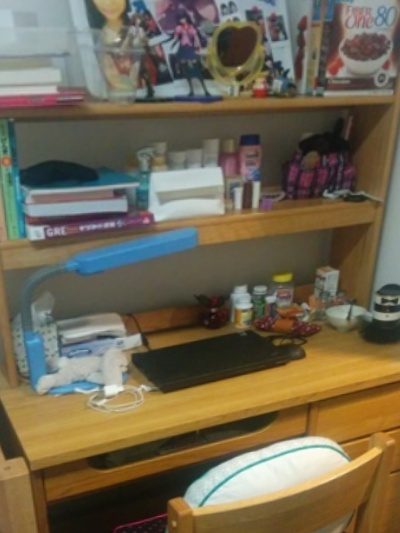
//> input picture Second.jpg, 400 x 533 px
$ ./main First.jpg Second.jpg   (built with g++ and OpenCV 4)
//> lines starting //> are read from the running program, lines starting //| are printed output that depends on the picture
#include <stdio.h>
#include <iostream>

#include <opencv2/core/core.hpp>
#include <opencv2/features2d/features2d.hpp>
#include <opencv2/highgui/highgui.hpp>
#include <opencv2/nonfree/nonfree.hpp>
#include <opencv2/calib3d/calib3d.hpp>
#include <opencv2/imgproc/imgproc.hpp>

using namespace cv;

void readme();

/** @function main */
int main( int argc, char** argv )
{
 if( argc != 3 )
 { readme(); return -1; }

// Load the images
 Mat image1= imread( argv[2] );
//> image1 is the input picture: 533 rows x 400 cols, CV_8UC3; mean B, G, R 81.3, 103.4, 113.5
 Mat image2= imread( argv[1] );
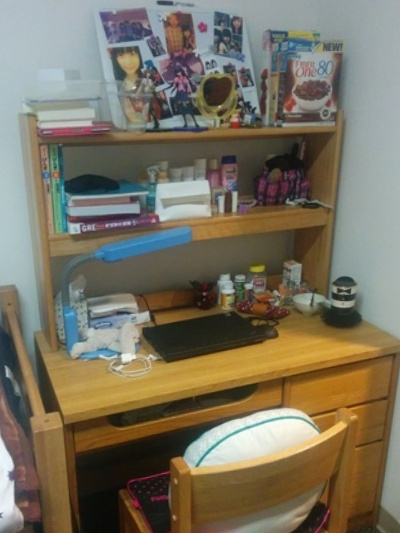
//> input picture First.jpg, 400 x 533 px
//> image2 is the input picture: 533 rows x 400 cols, CV_8UC3; mean B, G, R 96, 114, 121.5
 Mat gray_image1;
 Mat gray_image2;
 // Convert to Grayscale
 cvtColor( image1, gray_image1, CV_RGB2GRAY );
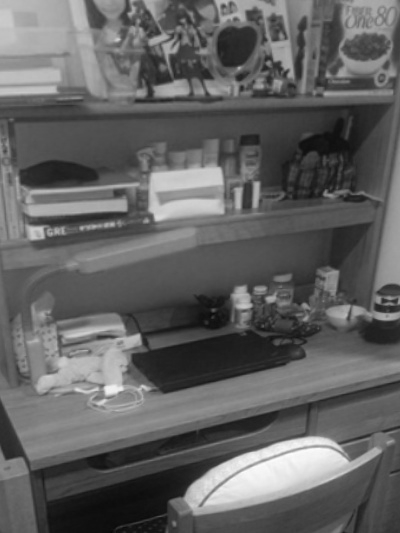
//> gray_image1: 533 rows x 400 cols, CV_8UC1; min 6, max 253, mean 97.9
 cvtColor( image2, gray_image2, CV_RGB2GRAY );
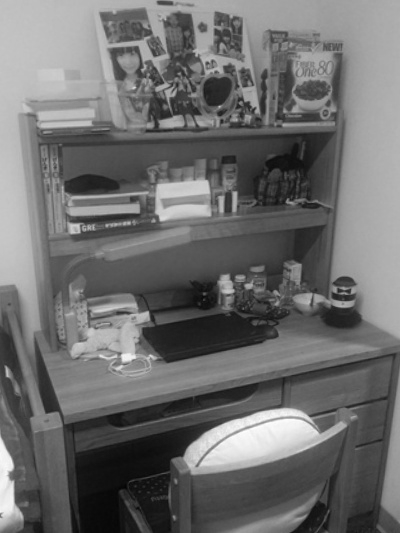
//> gray_image2: 533 rows x 400 cols, CV_8UC1; min 3, max 253, mean 109.5

imshow("first image",image2);
imshow("second image",image1);

if( !gray_image1.data || !gray_image2.data )
 { std::cout<< " --(!) Error reading images " << std::endl; return -1; }

//-- Step 1: Detect the keypoints using SURF Detector
 int minHessian = 400;

//> (the run ends here: the program needs code that is not available in this run, at `SurfFeatureDetector detector( minHessian );`)
